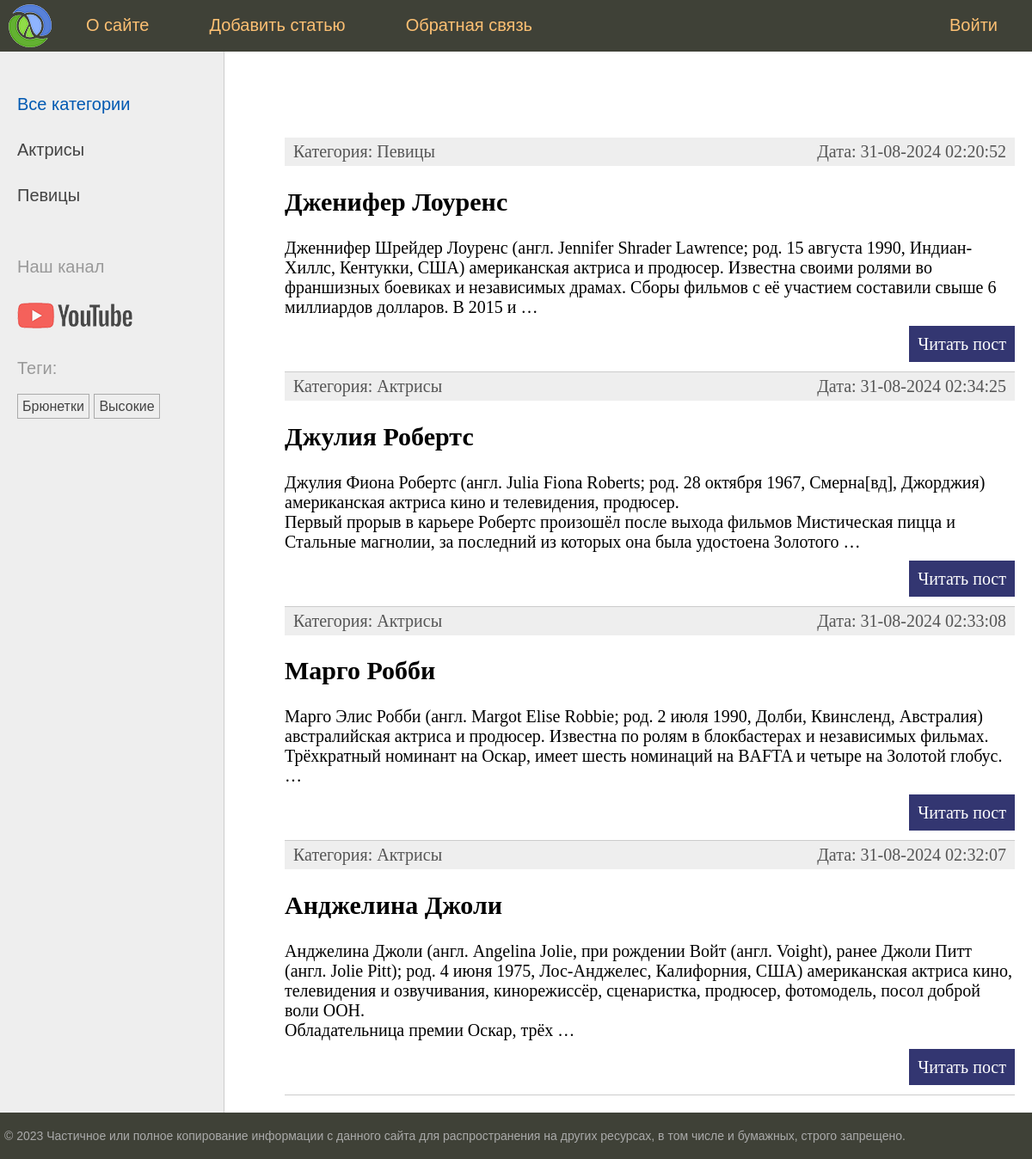
/, run on an earlier commit of the app's database.
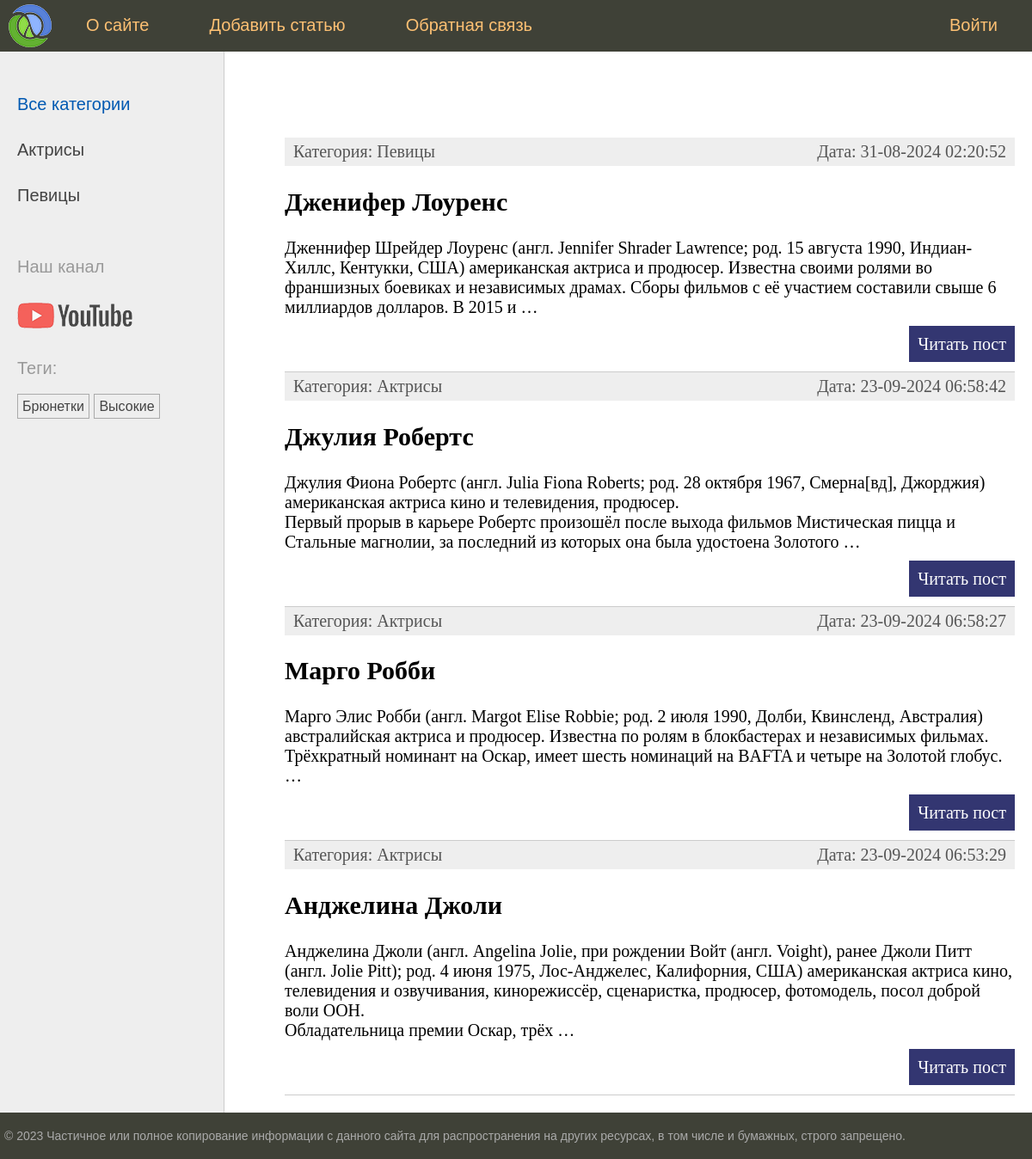
And on a later commit of the database.
### women/models.py (models this page shows, shortened)
class Women(models.Model):
    class Status(models.IntegerChoices):
        DRAFT= 0, 'Черновик'
        PUBLISHED = 1, 'Опубликованно'
    title = models.CharField(max_length=255, verbose_name='Заголовок')
    slug = models.SlugField(max_length=255, unique=True, db_index=True, verbose_name='Slug')
    content = models.TextField(blank=True, verbose_name='Текст статьи')
    time_create = models.DateTimeField(auto_now_add=True, verbose_name='Время создания')
    time_update = models.DateTimeField(auto_now=True, verbose_name='Время изменения')
    is_published = models.BooleanField(choices=tuple(map(lambda x: (bool(x[0]), x[1]), Status.choices)),
                                        default=Status.DRAFT, verbose_name='Статус')
    cat = models.ForeignKey('Category', on_delete=models.PROTECT, related_name='posts', verbose_name='Категории')
    tags = models.ManyToManyField('TagPost', blank=True, related_name='tags', verbose_name='Теги')
    husband = models.OneToOneField('Husband', on_delete=models.SET_NULL, null=True, blank=True, related_name='wuman', verbose_name='Муж')
    objects = models.Manager()
    published = PublishedManager()
    class Meta:
        verbose_name = 'Известные женщины'
        verbose_name_plural = 'Известные женщины'
        ordering = ['-time_create']
        indexes = [
            models.Index(fields=['-time_create'])
        ]
    def get_absolute_url(self):
        return reverse("post", kwargs={"post_slug": self.slug})

class Category(models.Model):
    name = models.CharField(max_length=100, db_index=True, verbose_name = 'Категория')
    slug = models.SlugField(max_length=255, unique=True, db_index=True)
    class Meta:
        verbose_name = 'Категория'
        verbose_name_plural = 'Категории'
    def get_absolute_url(self):
        return reverse("category", kwargs={"cat_slug": self.slug})

### women/views.py (the view)
# urls.py: path('', views.index, name='home'),
def index(request):
    posts = Women.published.all().select_related('cat')
    return render(request, 'women/index.html', {'title':'Главная страница',
                                                 'menu': menu,
                                                 'posts': posts,
                                                 'cat_selected': 0})

### women/models.py (called while the page is built)
    def get_queryset(self) -> models.QuerySet:
        return super().get_queryset().filter(is_published=Women.Status.PUBLISHED)

    def get_absolute_url(self):
        return reverse("tag", kwargs={"tag_slug": self.slug})

### women/templatetags/women_tags.py (called while the page is built)
@register.inclusion_tag('women/list_categories.html')
def show_categories(cat_selected=0):
    cats = Category.objects.annotate(total=Count('posts')).filter(total__gt=0)
    return {'cats': cats, 'cat_selected':cat_selected}

@register.inclusion_tag('women/list_tags.html')
def show_all_tags(cat_selected=0):
    return {'tags': TagPost.objects.annotate(total=Count('tags')).filter(total__gt=0)}

### women/templates/women/index.html (shortened to what this page needs)
{% extends 'base.html' %}
{% block content %}
<ul class="list-articles">
	{% for p in posts %}
			<li> <div class='article-panel'>
				<p class='first'>Категория: {{p.cat.name}}</p>
				<p class='last'>Дата: {{p.time_update|date:"d-m-Y H:i:s"}}</p>
</div>
				<h2>{{p.title}}</h2>
    {% autoescape off %}
	{{p.content|linebreaks|truncatewords:40}}
    {% endautoescape %}
			<p class="link-read-post"><a href="{{ p.get_absolute_url }}">Читать пост</a></p>
			</li>
	{% endfor %}
</ul>
{% endblock %}

What changed in the data, as far as the page shows it:
changed Women "Джулия Робертс": time_update "31-08-2024 02:34:25" → "23-09-2024 06:58:42"
changed Women "Марго Робби": time_update "31-08-2024 02:33:08" → "23-09-2024 06:58:27"
changed Women "Анджелина Джоли": time_update "31-08-2024 02:32:07" → "23-09-2024 06:53:29"
